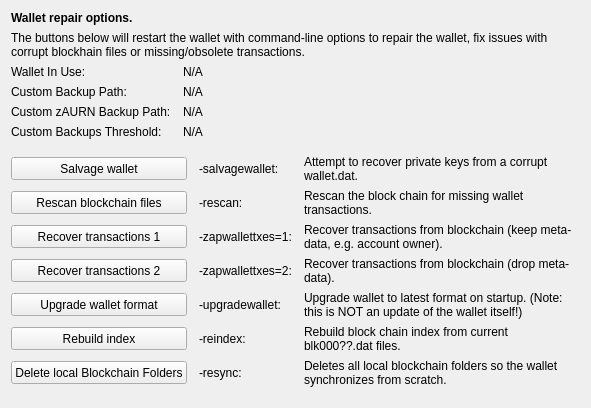
     <widget class="QWidget" name="tab_repair">
      <attribute name="title">
       <string>&amp;Wallet Repair</string>
      </attribute>
      <layout class="QGridLayout" name="gridLayout_4" columnstretch="0,0,0,0">
       <property name="horizontalSpacing">
        <number>12</number>
       </property>
       <item row="0" column="0" colspan="4">
        <widget class="QLabel" name="label_repair_header">
         <property name="font">
          <font>
           <weight>75</weight>
           <bold>true</bold>
          </font>
         </property>
         <property name="text">
          <string>Wallet repair options.</string>
         </property>
        </widget>
       </item>
       <item row="1" column="0" colspan="4">
        <widget class="QLabel" name="label_repair_helptext">
         <property name="font">
          <font>
           <weight>50</weight>
           <bold>false</bold>
          </font>
         </property>
         <property name="text">
          <string>The buttons below will restart the wallet with command-line options to repair the wallet, fix issues with corrupt blockhain files or missing/obsolete transactions.</string>
         </property>
         <property name="wordWrap">
          <bool>true</bool>
         </property>
        </widget>
       </item>
       <item row="2" column="0">
        <widget class="QLabel" name="wallet_path_label">
         <property name="text">
          <string>Wallet In Use:</string>
         </property>
        </widget>
       </item>
       <item row="2" column="1" colspan="3">
        <widget class="QLabel" name="wallet_path">
         <property name="cursor">
          <cursorShape>IBeamCursor</cursorShape>
         </property>
         <property name="text">
          <string>N/A</string>
         </property>
         <property name="textFormat">
          <enum>Qt::PlainText</enum>
         </property>
         <property name="textInteractionFlags">
          <set>Qt::LinksAccessibleByMouse|Qt::TextSelectableByKeyboard|Qt::TextSelectableByMouse</set>
         </property>
        </widget>
       </item>
       <item row="3" column="0">
        <widget class="QLabel" name="wallet_custombackuppath_label">
         <property name="text">
          <string>Custom Backup Path:</string>
         </property>
         <property name="visible">
          <bool>false</bool>
         </property>
        </widget>
       </item>
       <item row="3" column="1" colspan="3">
        <widget class="QLabel" name="wallet_custombackuppath">
         <property name="cursor">
          <cursorShape>IBeamCursor</cursorShape>
         </property>
         <property name="text">
          <string>N/A</string>
         </property>
         <property name="textFormat">
          <enum>Qt::PlainText</enum>
         </property>
         <property name="textInteractionFlags">
          <set>Qt::LinksAccessibleByMouse|Qt::TextSelectableByKeyboard|Qt::TextSelectableByMouse</set>
         </property>
         <property name="visible">
          <bool>false</bool>
         </property>
        </widget>
       </item>
       <item row="4" column="0">
        <widget class="QLabel" name="wallet_customzbackuppath_label">
         <property name="text">
          <string>Custom zAURN Backup Path:</string>
         </property>
         <property name="visible">
          <bool>false</bool>
         </property>
        </widget>
       </item>
       <item row="4" column="1" colspan="3">
        <widget class="QLabel" name="wallet_customzbackuppath">
         <property name="cursor">
          <cursorShape>IBeamCursor</cursorShape>
         </property>
         <property name="text">
          <string>N/A</string>
         </property>
         <property name="textFormat">
          <enum>Qt::PlainText</enum>
         </property>
         <property name="textInteractionFlags">
          <set>Qt::LinksAccessibleByMouse|Qt::TextSelectableByKeyboard|Qt::TextSelectableByMouse</set>
         </property>
         <property name="visible">
          <bool>false</bool>
         </property>
        </widget>
       </item>
       <item row="5" column="0">
        <widget class="QLabel" name="wallet_custombackupthreshold_label">
         <property name="text">
          <string>Custom Backups Threshold:</string>
         </property>
         <property name="visible">
          <bool>false</bool>
         </property>
        </widget>
       </item>
       <item row="5" column="1" colspan="3">
        <widget class="QLabel" name="wallet_custombackupthreshold">
         <property name="cursor">
          <cursorShape>IBeamCursor</cursorShape>
         </property>
         <property name="text">
          <string>N/A</string>
         </property>
         <property name="textFormat">
          <enum>Qt::PlainText</enum>
         </property>
         <property name="textInteractionFlags">
          <set>Qt::LinksAccessibleByMouse|Qt::TextSelectableByKeyboard|Qt::TextSelectableByMouse</set>
         </property>
         <property name="visible">
          <bool>false</bool>
         </property>
        </widget>
       </item>
       <item row="6" column="0">
        <spacer name="verticalSpacer_repair1">
         <property name="orientation">
          <enum>Qt::Vertical</enum>
         </property>
         <property name="sizeHint" stdset="0">
          <size>
           <width>10</width>
           <height>10</height>
          </size>
         </property>
        </spacer>
       </item>
       <item row="7" column="0" colspan="2">
        <widget class="QPushButton" name="btn_salvagewallet">
         <property name="minimumSize">
          <size>
           <width>100</width>
           <height>23</height>
          </size>
         </property>
         <property name="text">
          <string>Salvage wallet</string>
         </property>
        </widget>
       </item>
       <item row="7" column="2">
        <widget class="QLabel" name="label_repair_salvage_command">
         <property name="text">
          <string notr="true">-salvagewallet:</string>
         </property>
        </widget>
       </item>
       <item row="7" column="3">
        <widget class="QLabel" name="label_repair_salvage">
         <property name="text">
          <string>Attempt to recover private keys from a corrupt wallet.dat.</string>
         </property>
         <property name="wordWrap">
          <bool>true</bool>
         </property>
        </widget>
       </item>
       <item row="8" column="0" colspan="2">
        <widget class="QPushButton" name="btn_rescan">
         <property name="minimumSize">
          <size>
           <width>100</width>
           <height>23</height>
          </size>
         </property>
         <property name="text">
          <string>Rescan blockchain files</string>
         </property>
        </widget>
       </item>
       <item row="8" column="2">
        <widget class="QLabel" name="label_repair_rescan_command">
         <property name="text">
          <string notr="true">-rescan:</string>
         </property>
        </widget>
       </item>
       <item row="8" column="3">
        <widget class="QLabel" name="label_repair_rescan">
         <property name="text">
          <string>Rescan the block chain for missing wallet transactions.</string>
         </property>
         <property name="wordWrap">
          <bool>true</bool>
         </property>
        </widget>
       </item>
       <item row="9" column="0" colspan="2">
        <widget class="QPushButton" name="btn_zapwallettxes1">
         <property name="minimumSize">
          <size>
           <width>100</width>
           <height>23</height>
          </size>
         </property>
         <property name="text">
          <string>Recover transactions 1</string>
         </property>
        </widget>
       </item>
       <item row="9" column="2">
        <widget class="QLabel" name="label_repair_zap1_command">
         <property name="text">
          <string notr="true">-zapwallettxes=1:</string>
         </property>
        </widget>
       </item>
       <item row="9" column="3">
        <widget class="QLabel" name="label_repair_zap1">
         <property name="text">
          <string>Recover transactions from blockchain (keep meta-data, e.g. account owner).</string>
         </property>
         <property name="wordWrap">
          <bool>true</bool>
         </property>
        </widget>
       </item>
       <item row="10" column="0" colspan="2">
        <widget class="QPushButton" name="btn_zapwallettxes2">
         <property name="minimumSize">
          <size>
           <width>100</width>
           <height>23</height>
          </size>
         </property>
         <property name="text">
          <string>Recover transactions 2</string>
         </property>
        </widget>
       </item>
       <item row="10" column="2">
        <widget class="QLabel" name="label_repair_zap2_command">
         <property name="text">
          <string notr="true">-zapwallettxes=2:</string>
         </property>
        </widget>
       </item>
       <item row="10" column="3">
        <widget class="QLabel" name="label_repair_zap2">
         <property name="text">
          <string>Recover transactions from blockchain (drop meta-data).</string>
         </property>
         <property name="wordWrap">
          <bool>true</bool>
         </property>
        </widget>
       </item>
       <item row="11" column="0" colspan="2">
        <widget class="QPushButton" name="btn_upgradewallet">
         <property name="minimumSize">
          <size>
           <width>100</width>
           <height>23</height>
          </size>
         </property>
         <property name="text">
          <string>Upgrade wallet format</string>
         </property>
        </widget>
       </item>
       <item row="11" column="2">
        <widget class="QLabel" name="label_repair_upgrade_command">
         <property name="text">
          <string notr="true">-upgradewallet:</string>
         </property>
        </widget>
       </item>
       <item row="11" column="3">
        <widget class="QLabel" name="label_repair_upgrade">
         <property name="text">
          <string>Upgrade wallet to latest format on startup. (Note: this is NOT an update of the wallet itself!)</string>
         </property>
         <property name="wordWrap">
          <bool>true</bool>
         </property>
        </widget>
       </item>
       <item row="12" column="0" colspan="2">
        <widget class="QPushButton" name="btn_reindex">
         <property name="minimumSize">
          <size>
           <width>100</width>
           <height>23</height>
          </size>
         </property>
         <property name="text">
          <string>Rebuild index</string>
         </property>
        </widget>
       </item>
       <item row="12" column="2">
        <widget class="QLabel" name="label_repair_reindex_command">
         <property name="text">
          <string notr="true">-reindex:</string>
         </property>
        </widget>
       </item>
       <item row="12" column="3">
        <widget class="QLabel" name="label_repair_reindex">
         <property name="text">
          <string>Rebuild block chain index from current blk000??.dat files.</string>
         </property>
         <property name="wordWrap">
          <bool>true</bool>
         </property>
        </widget>
       </item>
       <item row="13" column="0" colspan="2">
        <widget class="QPushButton" name="btn_resync">
         <property name="minimumSize">
          <size>
           <width>100</width>
           <height>23</height>
          </size>
         </property>
         <property name="text">
          <string>Delete local Blockchain Folders</string>
         </property>
        </widget>
       </item>
       <item row="13" column="2">
        <widget class="QLabel" name="label_repair_resync_command">
         <property name="text">
          <string>-resync:</string>
         </property>
        </widget>
       </item>
       <item row="13" column="3">
        <widget class="QLabel" name="label_repair_resync">
         <property name="text">
          <string>Deletes all local blockchain folders so the wallet synchronizes from scratch.</string>
         </property>
         <property name="wordWrap">
          <bool>true</bool>
         </property>
        </widget>
       </item>
       <item row="14" column="0">
        <spacer name="verticalSpacer_repair2">
         <property name="orientation">
          <enum>Qt::Vertical</enum>
         </property>
         <property name="sizeHint" stdset="0">
          <size>
           <width>20</width>
           <height>10</height>
          </size>
         </property>
        </spacer>
       </item>
      </layout>
     </widget>
